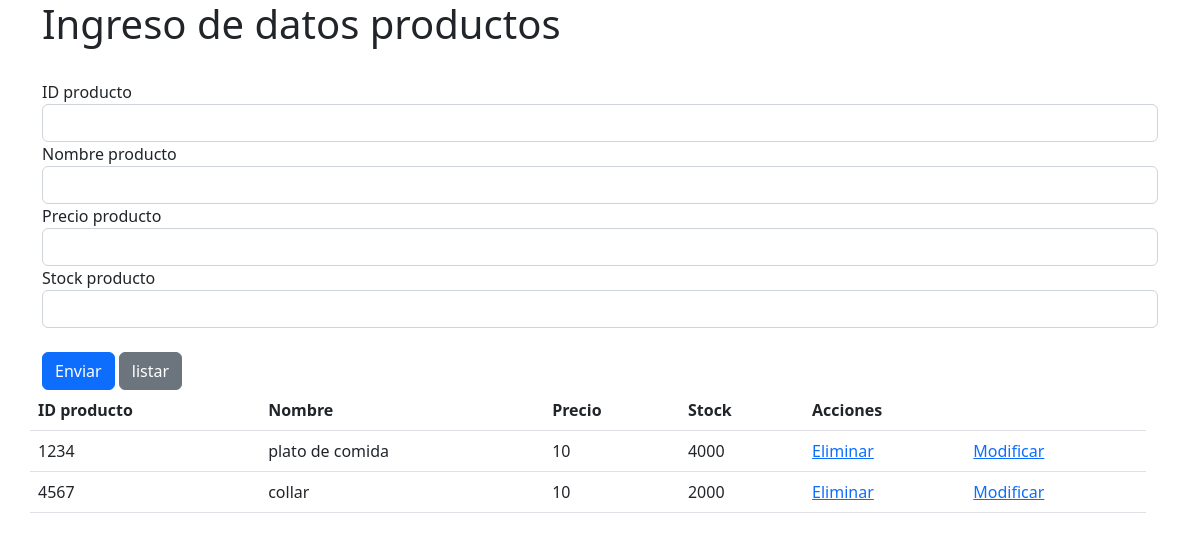
Page /api/ on the earlier database version.
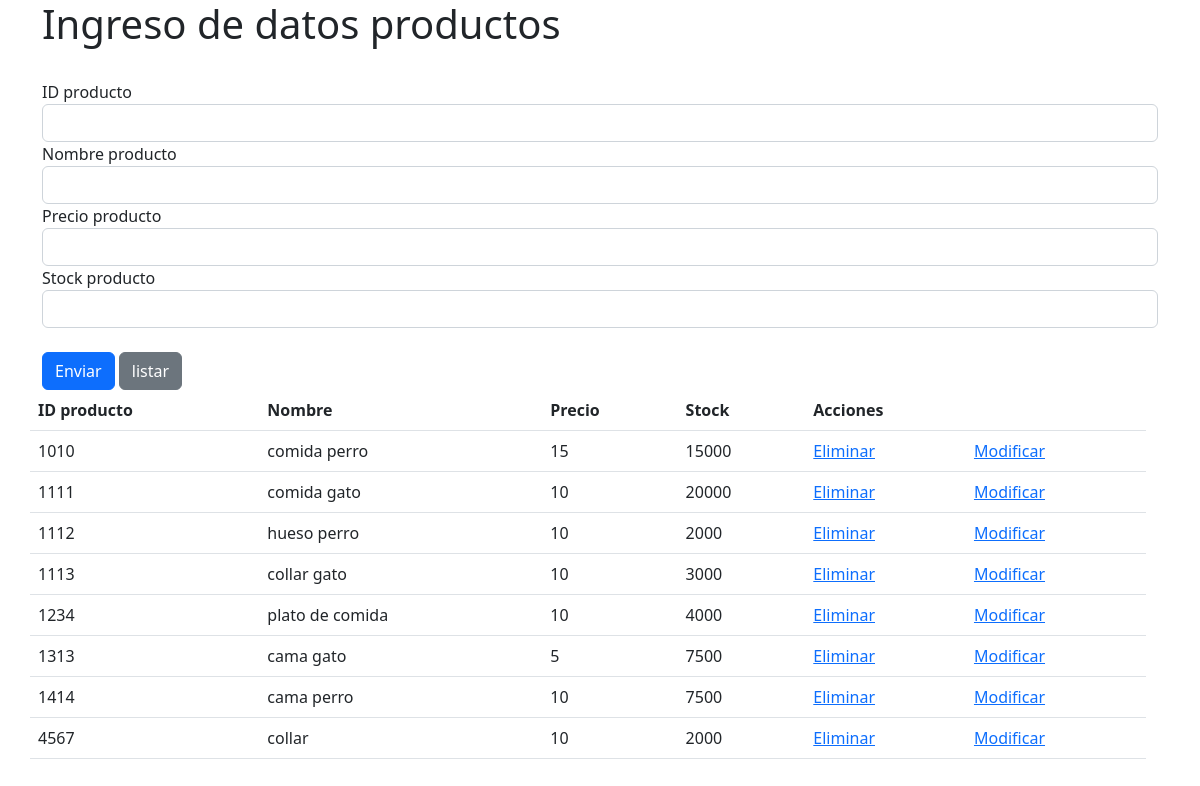
Same page on the later database version.
### frontend/models.py (models this page shows, shortened)
class Producto(models.Model):
    idProducto = models.IntegerField(primary_key=True, verbose_name='ID Producto')
    nombre= models.CharField(max_length=30, verbose_name='Nombre')
    precio = models.IntegerField(verbose_name='Precio')
    stock = models.IntegerField(verbose_name='Stock')

### frontend/views.py (the view)
# urls.py: 2. Add a URL to urlpatterns:  path('', views.home, name='home')
def home(request):
    v_producto=Producto.objects.all()
    datos={'producto': v_producto}
    return render(request, 'index.html', datos)

### frontend/templates/index.html (shortened to what this page needs)
<!DOCTYPE html>
<html lang="en">
<head>
    <link href="https://cdn.jsdelivr.net/npm/bootstrap@5.2.0-beta1/dist/css/bootstrap.min.css" rel="stylesheet">
</head>
<body>
    <div class="container">
        <div class="row">
            <h1>Ingreso de datos productos</h1>
        </div>
        <br>
        <div class="row">
            <form method="post" action="/guardarProducto/" id="formulario">
                <div class="form-group">
                    <label for="idproducto">ID producto</label>
                    <input type="number" id="idproducto" name="idproducto" class="form-control">
                </div>
                <div class="form-group">
                    <label for="nombre">Nombre producto</label>
                    <input type="text" id="nombre" name="nombre" class="form-control">
                </div>
                <div class="form-group">
                    <label for="precio">Precio producto</label>
                    <input type="number" id="precio" name="precio" class="form-control">
                </div>
                <div class="form-group">
                    <label for="stock">Stock producto</label>
                    <input type="number" id="stock" name="stock" class="form-control">
                </div>
                <br>
                <div class="form-group">
                    <input type="submit" class="btn btn-primary" id="enviar" value="Enviar">
                    <input type="submit" class="btn btn-secondary" id="listar" value="listar">
            </div>
            </form>
        <br><br>
        <div class="row">
            <table class="table table-stripped">
                <th>ID producto</th>
                <th>Nombre</th>
                <th>Precio</th>
                <th>Stock</th>
                <th colspan="2">Acciones</th>
                {% for p in producto%}
                <tr>
                    <td>{{p.idProducto}}</td>
                    <td>{{p.nombre}}</td>
                    <td>{{p.stock}}</td>
                    <td>{{p.precio}}</td>
                    <td><a href="eliminarProducto/{{p.idproducto}}">Eliminar</a></td>
                    <td><a href="modificarProducto/{{p.idproducto}}">Modificar</a></td>
                </tr>
                {%endfor%}
            </table>
        </div>
    </div>
</body>
</html>

Differences in the rows shown:
added Producto: idProducto "1010", nombre "comida perro", stock "15", precio "15000"
added Producto: idProducto "1111", nombre "comida gato", stock "10", precio "20000"
added Producto: idProducto "1112", nombre "hueso perro", stock "10", precio "2000"
added Producto: idProducto "1113", nombre "collar gato", stock "10", precio "3000"
added Producto: idProducto "1313", nombre "cama gato", stock "5", precio "7500"
added Producto: idProducto "1414", nombre "cama perro", stock "10", precio "7500"
